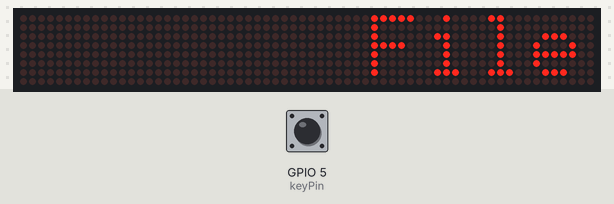
The sketch below on a simulated ESP8266 (NodeMCU). Shown: 64×8 LED matrix. Inputs (shaded band) come from the test bench; at power-on: GPIO 5 (keyPin) HIGH. Storage starts empty.

Above: at 1.26 s.
1.3 s: GPIO 5 (keyPin) pulled LOW for 0.15 s
At 1.5 s:
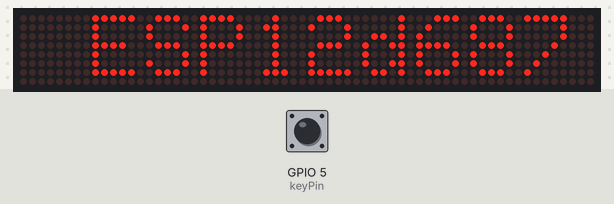
2.0 s: GPIO 5 (keyPin) pulled LOW for 1 s
At 3.59 s:
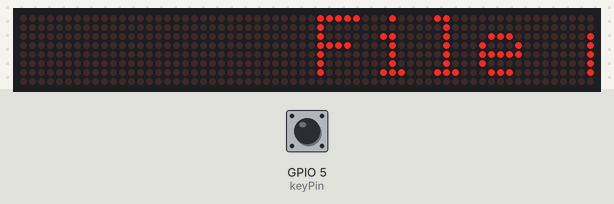
At 4.19 s:
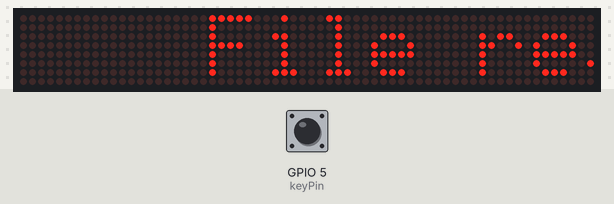

The sketch:

esp8266_max7219_64x8_running_string.ino
```cpp
#include <Arduino.h>
#include <SPI.h>
#include <Adafruit_GFX.h>
#include <Max72xxPanel.h>
#include <FS.h>
#include <ESP8266WiFi.h>
#include <WiFiClient.h>
#include <ESP8266WebServer.h>
#include <ESP8266mDNS.h>

//#define debug

// display settings
int pinCS = 4; // Attach display CS to this pin (GPIO4), DIN to MOSI (GPIO13) and CLK to SCK (GPIO14)
int numberOfHorizontalDisplays = 8;
int numberOfVerticalDisplays = 1;

Max72xxPanel matrix = Max72xxPanel(pinCS, numberOfHorizontalDisplays, numberOfVerticalDisplays);

// running string settings
int spacer = 1; // beetwen chars
int width = 5 + spacer; // the font width is 5 pixels
int width1 = 0 - width; // need to draw escaping char
String tape = "File read error"; // main tape in utf8
String tape1 = ""; // working tape in cp1251
unsigned long waitTape = 50; // delay beetwen tape shift in milliseconds
int counterTape = 0;
unsigned long previousMillisTape = 0;

// interval at which to draw connection sign in milliseconds
const unsigned long interval = 300;

// webserver settings
ESP8266WebServer server(80);

// wi-fi hotspot settings
#define AP_HOST "ESP"
#define AP_password "thereisno"

// button settings
int keyPin = 5; // attached to GPIO5
unsigned long lastDebounceTime = 0;
const unsigned long debounceDelay = 50;
int keyFlag = LOW;
int keyState = HIGH;
int lastKeyState = HIGH;

// handle button without delay
void handleKey() {
  if (keyFlag == LOW) {
    int keyReading = digitalRead(keyPin);
    if (keyReading != lastKeyState) {
      lastDebounceTime = millis();
    }
    if (millis() - lastDebounceTime > debounceDelay) {
      if (keyReading != keyState) {
        keyState = keyReading;
        if (keyState == LOW) {
          keyFlag = HIGH;
          #ifdef debug
            Serial.println("key pressed");
          #endif
        }
      }
    }
    lastKeyState = keyReading;
  }
}

// converts utf8 cyrillic to cp1251
String utf8ukr(String source) {
  int i,k;
  String target;
  unsigned char n;
  char m[2] = { '0', '\0' };

  k = source.length();
  i = 0;

  while (i < k) {
    n = source[i];
    i++;

    if (n >= 0xC0) { // 0xC0 = B1100 0000
      switch (n) {
        case 0xD0: { // 0xD0 = B1101 0000
          n = source[i];
          i++;
          if (n == 0x81) {
            n = 0xA8; // Ё
            break;
          }
          if (n == 0x84) {
            n = 0xAA; // Є
            break;
          }
          if (n == 0x86) {
            n = 0xB1; // І
            break;
          }
          if (n == 0x87) {
            n = 0xAF; // Ї
            break;
          }
          if (n >= 0x90 && n <= 0xBF) { // from А to п
            n += 0x2F;
          }
          break;
        }
        case 0xD1: { // 0xD1 = B1101 0001
          n = source[i];
          i++;
          if (n == 0x91) {
            n = 0xB8; // ё
            break;
          }
          if (n == 0x94) {
            n = 0xB9; // є
            break;
          }
          if (n == 0x96) {
            n = 0xB2; // і
            break;
          }
          if (n == 0x97) {
            n = 0xBE; // ї
            break;
          }
          if (n >= 0x80 && n <= 0x8F) { // from р to я
            n += 0x6F;
          }
          break;
        }
      }
    }
    m[0] = n;
    target += String(m);
  }
  return target;
}

void handleRoot() {
  // catch user response
  if (server.hasArg("tape")) {
    tape = server.arg("tape");
      #ifdef debug
        Serial.print("new tape: ");
        Serial.println(tape);
      #endif
  }
  // generate HTML page
  String page = "<html><head><meta charset=\"utf-8\"><meta name=\"viewport\" content=\"width=device-width, initial-scale=1\">\
  <title>Tape setting</title></head><body><p>Current tape:</p><p>";
  page += tape;
  page += "</p><form action=\"\" method=\"post\"><input type=\"text\" name=\"tape\" size=50><input type=\"submit\" value=\"Submit\"/></form></body></html>";
  // send page
  server.send(200, "text/html", page);
}

void handleNotFound() {
  String message = "File Not Found\n\n";
  #ifdef debug
    Serial.println(message);
  #endif
  server.send(404, "text/plain", message);
}

boolean startSoftAPServer() {
  #ifdef debug
    Serial.println("Setting SoftAP");
    Serial.setDebugOutput(true);
  #endif
  WiFi.mode(WIFI_AP);
  // sets uniq hostname and password
  String softApSSID(AP_HOST);
  softApSSID += String(ESP.getChipId(), HEX);
  String softApPassword(AP_password);
  softApPassword += String(ESP.getChipId(), HEX);
  boolean result = WiFi.softAP(softApSSID.c_str(), softApPassword.c_str());
  if (result) {
    #ifdef debug
      Serial.println("SoftAP ready");
      IPAddress myIP = WiFi.softAPIP();
      Serial.print("AP IP address: ");
      Serial.println(myIP);
      Serial.print("wifi mode: ");
      Serial.println(WiFi.getMode());
      Serial.print("SSID: ");
      Serial.println(softApSSID);
      Serial.print("password: ");
      Serial.println(softApPassword);
      Serial.println();
      WiFi.printDiag(Serial);
      Serial.println();
    #endif
    // clear screen, print AP_HOST name
    matrix.fillScreen(LOW);
    matrix.setCursor(8,0);
    matrix.print(softApSSID);
    matrix.write();
    // mDNS start
    MDNS.begin(AP_HOST);
    #ifdef debug
      Serial.println("mDNS started");
    #endif
    // start web server
    server.on("/", handleRoot);
    server.onNotFound(handleNotFound);
    server.begin();
    #ifdef debug
      Serial.println("HTTP server started");
    #endif
  }
  else {
    #ifdef debug
      Serial.println("SoftAP start failed!");
      Serial.setDebugOutput(false);
    #endif
  }
  return result;
}

void stopSoftAPServer() {
  WiFi.softAPdisconnect();
  WiFi.disconnect();
  WiFi.mode(WIFI_OFF);
  //delay(100);
  server.stop();
  #ifdef debug
    Serial.println("HTTP server stopped");
    Serial.print("wifi mode: ");
    Serial.println(WiFi.getMode());
    Serial.setDebugOutput(false);
  #endif
}

void userInterract() {
  #ifdef debug
    Serial.println("user interact started");
  #endif
  // clear button flag
  keyFlag = LOW;
  // start soft AP + web server
  if (startSoftAPServer() == false) {
    #ifdef debug
      Serial.println("SoftAP init failed");
      Serial.print("wifi mode: ");
      Serial.println(WiFi.getMode());
    #endif
    return;
  }
  // display connection sign and handle client
  unsigned long previousMillis = 0;
  int signState = 0;
  while (keyFlag == LOW) {
    // display connection sign without delay
    unsigned long currentMillis = millis();
    if (currentMillis - previousMillis >= interval) {
      // save the last time you change state of sign
      previousMillis = currentMillis;
      // light decision
      switch (signState) {
        case 0: // no sign
          matrix.drawPixel(3,6,LOW);
          matrix.drawPixel(1,5,LOW);
          matrix.drawPixel(2,4,LOW);
          matrix.drawPixel(3,4,LOW);
          matrix.drawPixel(4,4,LOW);
          matrix.drawPixel(5,5,LOW);
          matrix.drawPixel(0,3,LOW);
          matrix.drawPixel(1,2,LOW);
          matrix.drawPixel(2,2,LOW);
          matrix.drawPixel(3,2,LOW);
          matrix.drawPixel(4,2,LOW);
          matrix.drawPixel(5,2,LOW);
          matrix.drawPixel(6,3,LOW);
          signState++;
          break;
        case 1: // dot
          matrix.drawPixel(3,6,HIGH);
          signState++;
          break;
        case 2: // first umbrella
          matrix.drawPixel(1,5,HIGH);
          matrix.drawPixel(2,4,HIGH);
          matrix.drawPixel(3,4,HIGH);
          matrix.drawPixel(4,4,HIGH);
          matrix.drawPixel(5,5,HIGH);
          signState++;
          break;
        case 3: // second umbrella
          matrix.drawPixel(0,3,HIGH);
          matrix.drawPixel(1,2,HIGH);
          matrix.drawPixel(2,2,HIGH);
          matrix.drawPixel(3,2,HIGH);
          matrix.drawPixel(4,2,HIGH);
          matrix.drawPixel(5,2,HIGH);
          matrix.drawPixel(6,3,HIGH);
          signState = 0;
          break;
        default:
          break;
      }
      // display sign
      matrix.write();
    }
    // interract with user from web browser
    server.handleClient();
    delay(15); // !this delay is necessary to work correct! experimentally determined
    // update MDNS
    MDNS.update();
    // handle button
    handleKey();
  }
  // stop soft AP + web server
  stopSoftAPServer ();
  // clear display
  matrix.fillScreen(LOW);
  matrix.write();
  // start running string from begin
  counterTape = 0;
  // save tape to file
  File f = SPIFFS.open("/tape.txt", "w");
  f.print(tape);
  f.close();
  tape1 = utf8ukr(tape);
  // clear button flag
  keyFlag = LOW;
  #ifdef debug
    Serial.println("user interact stopped");
  #endif
}

// handle running string without delay
void handleTape() {
  unsigned long currentMillisTape = millis();
  if (currentMillisTape - previousMillisTape >= waitTape) {
    previousMillisTape = currentMillisTape;
    matrix.fillScreen(LOW);
    unsigned int letter = counterTape / width;
    int x = (matrix.width() - 1) - counterTape % width;
    int y = (matrix.height() - 8) / 2; // center the text vertically
    while ( x + width - spacer >= 0 && letter >= 0 ) {
      if ( x > width1 && letter < tape1.length() ) {
        matrix.drawChar(x, y, tape1[letter], HIGH, LOW, 1);
      }
      letter--;
      x -= width;
    }
    matrix.write(); // Send bitmap to display
    counterTape++;
    if (counterTape >= width * tape1.length() + matrix.width() - 1 - spacer) {
      counterTape = 0;
    }
  }
}

void setup() {
  // put your setup code here, to run once:
  #ifdef debug
    Serial.begin(115200);
    Serial.println();
  #endif

  SPIFFS.begin();
  File f = SPIFFS.open("/tape.txt", "r");

  if (!f) {
    File f = SPIFFS.open("/tape.txt", "w");
    f.print("Demo string - please change me!");
  } else {
    tape = f.readString();
  }
  f.close();

  tape1 = utf8ukr(tape);

  // init displays
  for (int i = 0; i < numberOfHorizontalDisplays; i++) {
    matrix.setPosition(i, i, 0); // all displays stays in one row
    matrix.setRotation(i, 1);    // all displays position is 90 degrees clockwise
  }

  // init button pin
  pinMode(keyPin, INPUT_PULLUP);

  // stop wifi
  WiFi.mode(WIFI_OFF);

  #ifdef debug
    Serial.print("free memory: ");
    Serial.println(ESP.getFreeHeap());
    Serial.print("flash size: ");
    Serial.println(ESP.getFlashChipRealSize());
    Serial.println("Done with setup");
  #endif
}

void loop() {
  // put your main code here, to run repeatedly:
  handleTape();
  handleKey();
  if (keyFlag == HIGH) {
    userInterract(); // key pressed
  }
}
```

Measured:
- after the input at 1.3 s, the display: first differs from a run without the input after 0.05 s (image 1)
